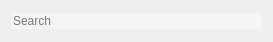
<?xml version="1.0" encoding="UTF-8"?>
<ui version="4.0">
 <class>SearchWindow</class>
 <widget class="QDialog" name="SearchWindow">
  <property name="geometry">
   <rect>
    <x>0</x>
    <y>0</y>
    <width>273</width>
    <height>42</height>
   </rect>
  </property>
  <property name="windowTitle">
   <string>Search</string>
  </property>
  <layout class="QGridLayout" name="gridLayout">
   <item row="0" column="0">
    <widget class="QLineEdit" name="lineEdit">
     <property name="styleSheet">
      <string notr="true">QLineEdit
{
border:none;
background-color: rgb(245, 245, 245);
}
</string>
     </property>
     <property name="placeholderText">
      <string>Search</string>
     </property>
    </widget>
   </item>
  </layout>
 </widget>
 <resources/>
 <connections/>
</ui>
